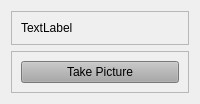
            <widget class="QWidget" name="page_5">
             <layout class="QVBoxLayout" name="verticalLayout_26">
              <item>
               <widget class="QFrame" name="frame_20">
                <property name="sizePolicy">
                 <sizepolicy hsizetype="Preferred" vsizetype="Expanding">
                  <horstretch>0</horstretch>
                  <verstretch>0</verstretch>
                 </sizepolicy>
                </property>
                <property name="frameShape">
                 <enum>QFrame::StyledPanel</enum>
                </property>
                <property name="frameShadow">
                 <enum>QFrame::Raised</enum>
                </property>
                <layout class="QVBoxLayout" name="verticalLayout_28">
                 <item>
                  <widget class="QLabel" name="label_49">
                   <property name="text">
                    <string>TextLabel</string>
                   </property>
                  </widget>
                 </item>
                </layout>
               </widget>
              </item>
              <item>
               <widget class="QFrame" name="frame_21">
                <property name="frameShape">
                 <enum>QFrame::StyledPanel</enum>
                </property>
                <property name="frameShadow">
                 <enum>QFrame::Raised</enum>
                </property>
                <layout class="QVBoxLayout" name="verticalLayout_27">
                 <item>
                  <widget class="QPushButton" name="pushButton_14">
                   <property name="styleSheet">
                    <string notr="true">
background-color:rgb(169,169,169);</string>
                   </property>
                   <property name="text">
                    <string>Take Picture</string>
                   </property>
                   <property name="icon">
                    <iconset resource="icons.qrc">
                     <normaloff>:/icons/icons/chrome.svg</normaloff>:/icons/icons/chrome.svg</iconset>
                   </property>
                  </widget>
                 </item>
                </layout>
               </widget>
              </item>
             </layout>
            </widget>
